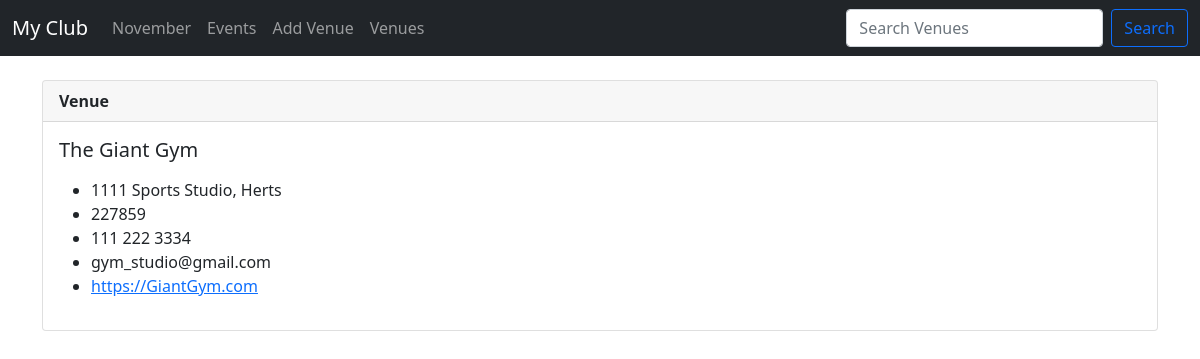
The app's page /show_venue/1, older data.
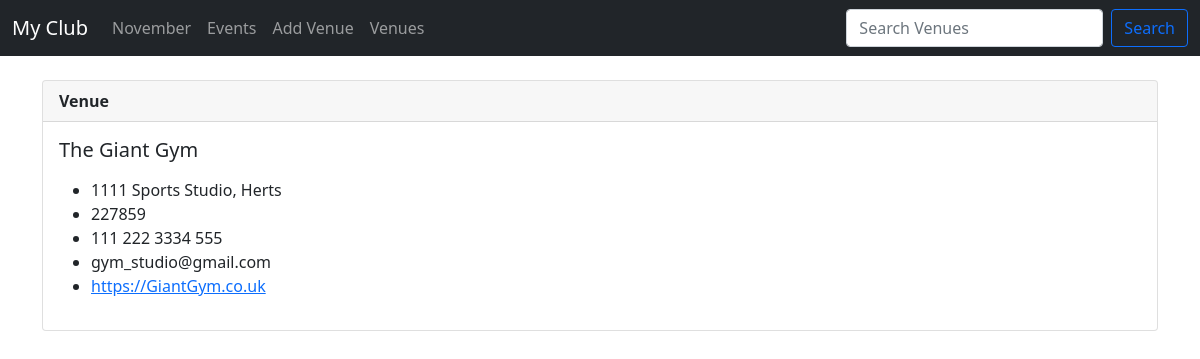
The same page, newer data.
### events/models.py (models this page shows)
class Venue(models.Model):
    name = models.CharField('Venue Name', max_length=120)
    address = models.CharField(max_length=300)
    zipCode = models.CharField('Zip Code', max_length=15)
    phone = models.CharField('Phone Number', max_length=25, blank=True)
    web = models.URLField('Website Address', blank=True)
    email = models.EmailField('Email Address', blank=True)
    def __str__(self):
        return self.name

### events/views.py (the view)
# urls.py: path('show_venue/<venue_id>', views.show_venue, name='show-venue'),
def show_venue(request, venue_id):
    venue = Venue.objects.get(pk=venue_id)
    return render(request, 'events/show_venue.html', {'venue': venue})

### events/templates/events/show_venue.html
{% extends 'events/base.html' %}
{% block content %}
    <div class="card">
        <div class="card-header">
            <strong>Venue</strong>
        </div>
        <div class="card-body">
            <h5 class="card-title">{{ venue }}</h5>
            <p class="card-text">
                <ul>
                <li>{{ venue.address }}</li>
                <li>{{ venue.zipCode }}</li>
                <li>{{ venue.phone }}</li>
                <li>{{ venue.email }}</li>
                <li><a href="{{ venue.web }}">{{ venue.web }}</a></li>
                </ul>
            </p>
        </div>
    </div>
{% endblock %}

Row changes from the older to the newer data that the page shows:
changed Venue "The Giant Gym": phone "111 222 3334" → "111 222 3334 555"; web "https://GiantGym.com" → "https://GiantGym.co.uk"
